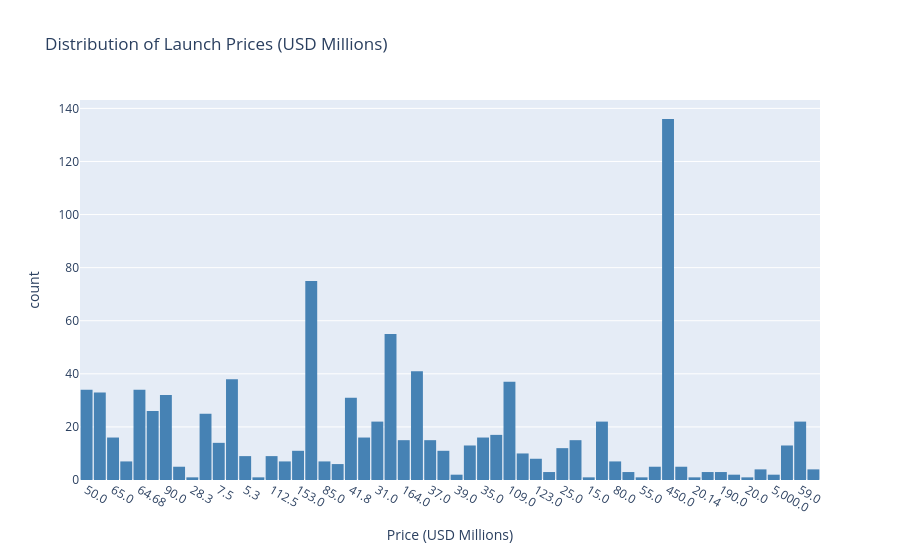

The cell this chart's notebook holds for it:
### Markdown cell above
# How Expensive are the Launches? 

Create a histogram and visualise the distribution. The price column is given in USD millions (careful of missing values).

### Code cell
fig = px.histogram(
    df_data.dropna(subset=['Price']),
    x='Price',
    nbins=50,
    title='Distribution of Launch Prices (USD Millions)',
    labels={'Price': 'Price (USD Millions)', 'count': 'Number of Launches'},
    color_discrete_sequence=['steelblue']
)

fig.update_layout(bargap=0.1)
fig.show()

### Figure 1 — Plotly figure (JSON) as saved in the notebook; plotly's stock layout.template omitted (floating-point values rounded to 4 significant figures; data arrays with more than 128 entries replaced by an {"elided": "..."} marker saying what was removed)
{"data": [{"bingroup": "x", "hovertemplate": "Price (USD Millions)=%{x}<br>count=%{y}<extra></extra>", "legendgroup": "", "marker": {"color": "steelblue", "pattern": {"shape": ""}}, "name": "", "nbinsx": 50, "orientation": "v", "showlegend": false, "type": "histogram", "x": {"elided": "964 str values"}, "xaxis": "x", "yaxis": "y"}], "layout": {"bargap": 0.1, "barmode": "relative", "legend": {"tracegroupgap": 0}, "title": {"text": "Distribution of Launch Prices (USD Millions)"}, "xaxis": {"anchor": "y", "domain": [0, 1], "title": {"text": "Price (USD Millions)"}}, "yaxis": {"anchor": "x", "domain": [0, 1], "title": {"text": "count"}}}}
